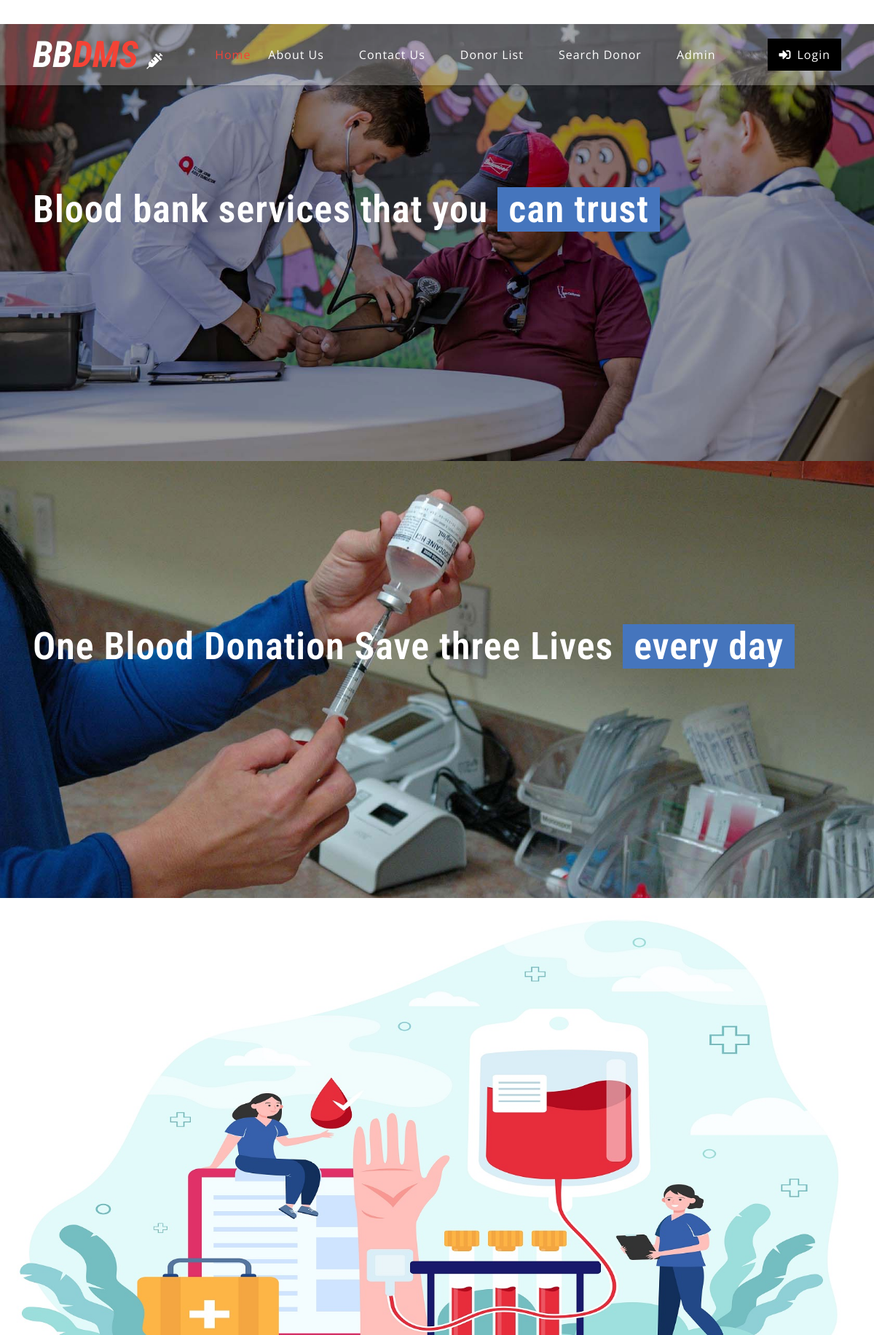
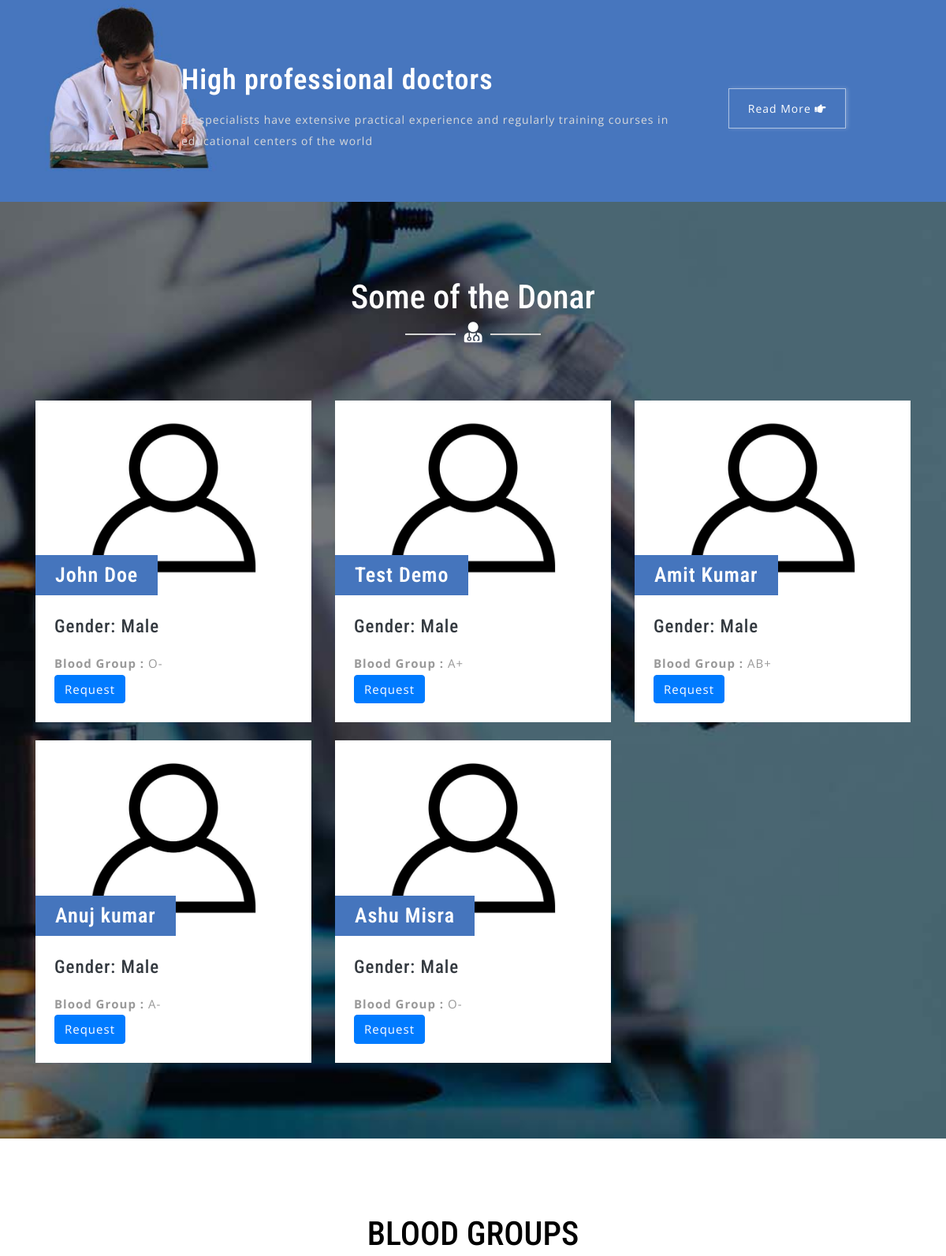
The page / (upper part) on the database its author committed (2 pictures, top to bottom).
### tables this page shows
CREATE TABLE `tblblooddonars` (
  `id` int(11) NOT NULL,
  `FullName` varchar(100) DEFAULT NULL,
  `MobileNumber` char(11) DEFAULT NULL,
  `EmailId` varchar(100) DEFAULT NULL,
  `Gender` varchar(20) DEFAULT NULL,
  `Age` int(11) DEFAULT NULL,
  `BloodGroup` varchar(20) DEFAULT NULL,
  `Address` varchar(255) DEFAULT NULL,
  `Message` mediumtext DEFAULT NULL,
  `PostingDate` timestamp NOT NULL DEFAULT current_timestamp(),
  `status` int(1) DEFAULT NULL,
  `Password` varchar(250) DEFAULT NULL
);

### index.php (the view, shortened to what this page needs)
<?php
include('includes/config.php');
?>
<!DOCTYPE html>
<html lang="zxx">
<head>
	<link rel="stylesheet" href="css/bootstrap.css">
	<link rel="stylesheet" href="css/style.css" type="text/css" media="all" />
	<link rel="stylesheet" href="css/fontawesome-all.css">
</head>
<body>
	<?php include('includes/header.php');?>
	<div class="slider">
		<div class="callbacks_container">
			<ul class="rslides callbacks callbacks1" id="slider4">
				<li>
					<div class="banner-top1">
						<div class="banner-info_agile_w3ls">
							<div class="container">
								<h3>Blood bank services that you
									<span>can trust</span>
								</h3>
							</div>
						</div>
					</div>
				</li>
				<li>
					<div class="banner-top2">
						<div class="banner-info_agile_w3ls">
							<div class="container">
								<h3>One Blood Donation Save three Lives
									<span>every day</span>
								</h3>
							</div>
						</div>
					</div>
				</li>
				<li>
					<div class="banner-top3">
						<div class="banner-info_agile_w3ls">
						</div>
					</div>
				</li>
			</ul>
		</div>
	</div>
	<div class="banner-bottom py-5">
		<div class="d-flex container py-xl-3 py-lg-3">
			<div class="banner-left-bottom-w3ls offset-lg-2 offset-md-1">
				<h3 class="text-white my-3">High professional doctors</h3>
				<p>all specialists have extensive practical experience and regularly training courses in educational centers of the
					world</p>
			</div>
			<div class="button">
				<a href="about.php" class="w3ls-button-agile">Read More
					<i class="fas fa-hand-point-right"></i>
				</a>
			</div>
		</div>
	</div>
	<div class="blog-w3ls py-5" id="blog">
		<div class="container py-xl-5 py-lg-3">
			<div class="w3ls-titles text-center mb-5">
				<h3 class="title text-white">Some of the Donar</h3>
				<span>
					<i class="fas fa-user-md text-white"></i>
				</span>
			</div>
			<div class="row package-grids mt-5">
				<?php
$status=1;
$sql = "SELECT * from tblblooddonars where status=:status order by rand() limit 6";
$query = $dbh -> prepare($sql);
$query->bindParam(':status',$status,PDO::PARAM_STR);
$query->execute();
$results=$query->fetchAll(PDO::FETCH_OBJ);
if($query->rowCount() > 0)
{
foreach($results as $result)
{ ?>
				<div class="col-md-4 pricing" style="margin-top:2%;">
					<div class="price-top">
							<img src="images/blood-donor.jpg" alt="" class="img-fluid" />
						<h3><?php echo htmlentities($result->FullName);?>
						</h3>
					</div>
					<div class="price-bottom p-4">
						<h4 class="text-dark mb-3">Gender: <?php echo htmlentities($result->Gender);?></h4>
						<p class="card-text"><b>Blood Group :</b> <?php echo htmlentities($result->BloodGroup);?></p>
						<a class="btn btn-primary" style="color:#fff" href="contact-blood.php?cid=<?php echo $result->id;?>">Request</a>
					</div>
				</div><?php }} ?>
			</div>
		</div>
	</div>
	<div class="screen-w3ls py-5">
		<div class="container py-xl-5 py-lg-3">
			<div class="w3ls-titles text-center mb-5">
				<h3 class="title">BLOOD GROUPS</h3>
			</div>
		</div>
	</div>
</body>
</html>

### css/style.css (style rules this page uses)
body { padding: 0; margin: 0; background: #FFF; font-family: 'Open Sans', sans-serif; }
body a { transition: 0.5s all; -webkit-transition: 0.5s all; -moz-transition: 0.5s all; -o-transition: 0.5s all; -ms-transition: 0.5s all; text-decoration: none; }
h1, h2, h3, h4, h5, h6 { margin: 0; padding: 0; font-family: 'Roboto Condensed', sans-serif; }
p { margin: 0; padding: 0; font-family: 'Open Sans', sans-serif; font-size: 15px; letter-spacing: 1px; line-height: 1.9; color: #999; }
ul, ol { margin: 0; padding: 0; }
.banner-top1, .banner-top2, .banner-top3 { height: 50vw; }
.banner-top1 { background: url(../images/banner1.jpg) no-repeat 0px 0px; background-size: cover; -webkit-background-size: cover; -moz-background-size: cover; -o-background-size: cover; -moz-background-size: cover; }
.banner-top2 { background: url(../images/1.jpg) no-repeat 0px 0px; background-size: cover; -webkit-background-size: cover; -moz-background-size: cover; -o-background-size: cover; -moz-background-size: cover; }
.banner-top3 { background: url(../images/banner2.jpg) no-repeat 0px 0px; background-size: cover; -webkit-background-size: cover; -moz-background-size: cover; -o-background-size: cover; -moz-background-size: cover; }
.banner-info_agile_w3ls { padding-top: 18em; }
.banner-info_agile_w3ls h3 { font-size: 56px; color: #fff; letter-spacing: 1px; font-weight: 600; }
.banner-info_agile_w3ls h3 span { background: #4575bd; padding: 0 15px; }
.callbacks_container { position: relative; float: left; width: 100%; }
.callbacks { position: relative; list-style: none; overflow: hidden; width: 100%; padding: 0; margin: 0; }
.callbacks li { position: absolute; width: 100%; }
.rslides { position: relative; list-style: none; overflow: hidden; width: 100%; padding: 0; }
.rslides li { -webkit-backface-visibility: hidden; position: absolute; display: none; width: 100%; left: 0; top: 0; }
.rslides li { position: relative; display: block; float: left; }
.banner-bottom.py-5 { background: url(../images/bg1.jpg) no-repeat top; background-size: cover; -webkit-background-size: cover; -moz-background-size: cover; -o-background-size: cover; -moz-background-size: cover; }
a.w3ls-button-agile { color: #fff; padding: 14px 24px; letter-spacing: 1px; font-size: 14px; background: transparent; display: inline-block; border: 1px solid rgba(255, 255, 255, 0.56); box-shadow: 2px 0px 5px 0px rgba(255, 255, 255, 0.22); }
.banner-left-bottom-w3ls { flex: 3; }
.banner-left-bottom-w3ls h3 { font-weight: 600; letter-spacing: 1px; font-size: 36px; }
.button { flex: 1; margin-top: 3em; }
.banner-left-bottom-w3ls p { color: #dadada; font-size: 14px; }
h3.title { color: #000; font-size: 42px; }
.w3ls-titles span { position: relative; }
.w3ls-titles span:before { content: " "; background: #d6d6d6; width: 64px; height: 2px; position: absolute; top: 9px; left: -75px; }
.w3ls-titles span:after { content: " "; background: #d6d6d6; width: 64px; height: 2px; position: absolute; top: 9px; right: -75px; }
.w3ls-titles i { color: #f44336; font-size: 26px; margin-top: 5px; }
.blog-w3ls { background: url(../images/bg4.jpg) no-repeat center; background-size: cover; -webkit-background-size: cover; -moz-background-size: cover; -o-background-size: cover; -moz-background-size: cover; }
.pricing { -webkit-transition: all 0.5s; -moz-transition: all 0.5s; -o-transition: all 0.5s; -ms-transition: all 0.5s; transition: all 0.5s; }
.price-top { position: relative; }
.price-top h3 { font-size: 26px; color: #fff; position: absolute; background: #4575bd; padding: 10px 25px; bottom: 0; letter-spacing: 1px; text-align: center; font-weight: 600; }
.price-bottom { background: #fff; }
.price-bottom h4 { font-size: 23px; line-height: 1.4; letter-spacing: 1px; }
.price-bottom a { color: #999; letter-spacing: 1px; font-size: 15px; }
@media (max-width: 1366px) { .banner-info_agile_w3ls { padding-top: 16em; } }
@media (max-width: 1280px) { .banner-info_agile_w3ls h3 { font-size: 52px; } }
@media (max-width: 1280px) { .banner-info_agile_w3ls { padding-top: 14em; } }

### rows shown on the page
tblblooddonars: FullName "John Doe", Gender "Male", BloodGroup "O-"
tblblooddonars: FullName "Test Demo", Gender "Male", BloodGroup "A+"
tblblooddonars: FullName "Amit Kumar", Gender "Male", BloodGroup "AB+"
tblblooddonars: FullName "Anuj kumar", Gender "Male", BloodGroup "A-"
tblblooddonars: FullName "Ashu Misra", Gender "Male", BloodGroup "O-"
